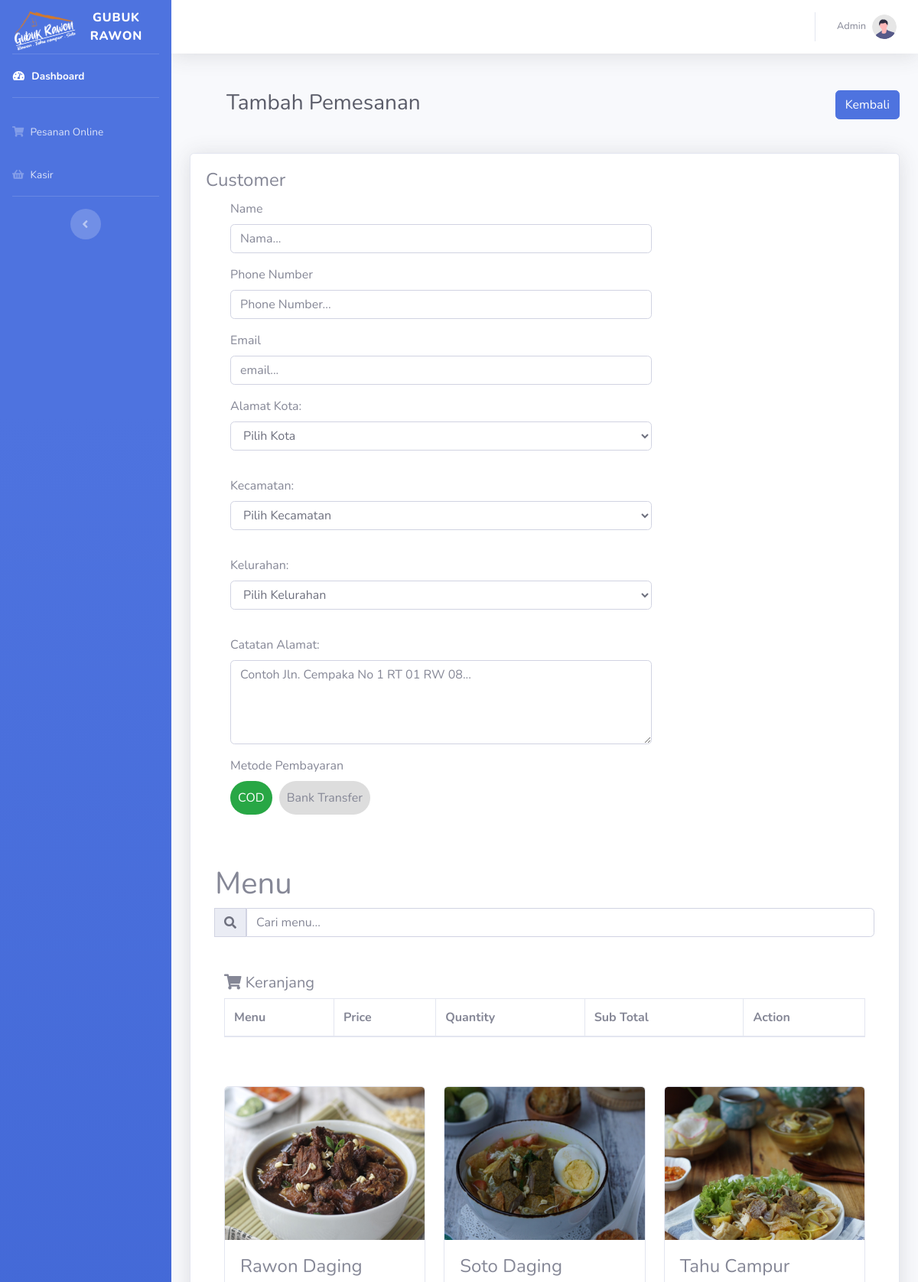
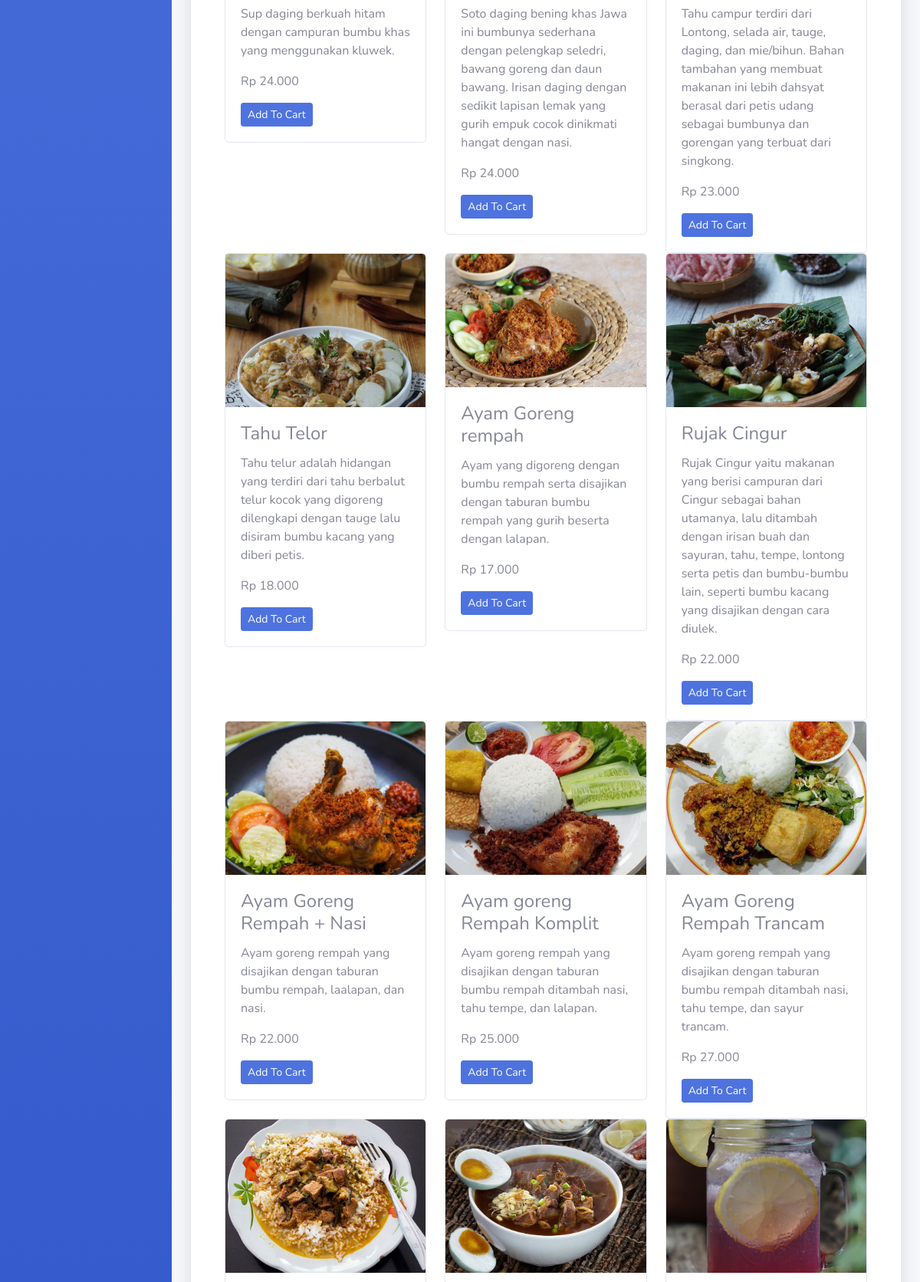
The app's page /admin/insertPemesanan.php (signed in, upper part) with its own data (2 pictures, top to bottom).
### tables this page shows
CREATE TABLE `Menu` (
  `menuID` int(11) NOT NULL,
  `menuName` varchar(30) DEFAULT NULL,
  `price` decimal(10,3) DEFAULT NULL,
  `description` text DEFAULT NULL,
  `imageName` varchar(50) NOT NULL,
  `category` enum('makanan','paket','minuman','lain-lain') NOT NULL
);

### koneksi.php (called while the page is built, shortened)
<?php
class database
{
  var $db_host = "localhost";
  var $db_user = "root";
  var $db_password = "";
  var $db_name = "gubuk_rawon";
  var $koneksi = "";
  public function __construct()
  {
    $this->koneksi = mysqli_connect($this->db_host, $this->db_user, $this->db_password, $this->db_name);
  }
  public function get_all_menu()
  {
    $getMenuQuery = "SELECT * FROM menu";
    $data = mysqli_query($this->koneksi, $getMenuQuery);
    return $data;
  }
}

### admin/insertPemesanan.php (the view, shortened to what this page needs)
<?php
include("layout/navbar.php");
@include('../koneksi.php');
$db = new database();
$resultMenu = $db->get_all_menu();
?>
<div class="container-fluid">
  <a href="index.php" class="btn btn-primary float-right">Kembali</a>
  <form action="request/insertOrder.php" method="post" id="insertForm">
    <h1 class="h3 m-5 text-gray-800">Tambah Pemesanan</h1>
    <div class="card shadow mb-4">
      <div class="card-body">
        <div class="align-item-center row">
          <div class="col-8">
            <h4 class="mb-1">Customer</h4>
          </div>
        </div>
        <div class="container">
          <div class="align-item-center row">
            <div class="col-lg-8 m-2">
              <label for="name">Name</label>
              <input type="text" class="form-control" name="name" placeholder="Nama...">
            </div>
            <div class="col-lg-8 m-2">
              <label for="phoneNumber">Phone Number</label>
              <input type="text" class="form-control" name="phoneNumber" placeholder="Phone Number...">
            </div>
            <div class="col-lg-8 m-2">
              <label for="email">Email</label>
              <input type="text" class="form-control" name="email" placeholder="email...">
            </div>
            <div class="col-lg-8 m-2">
              <label class="form-label">Alamat</label>
              <label for="kota">Kota:</label>
              <select name="kota" id="kota" class="form-control" onchange="populateKecamatan()">
                <option value="">Pilih Kota</option>
              </select>
              <br>
              <label for="kecamatan">Kecamatan:</label>
              <select name="kecamatan" id="kecamatan" class="form-control" onchange="populateKelurahan()">
                <option value="">Pilih Kecamatan</option>
              </select>
              <br>
              <label for="kelurahan">Kelurahan: </label>
              <select name="kelurahan" id="kelurahan" class="form-control" onchange="enableRT()">
                <option value="">Pilih Kelurahan</option>
              </select>
              <br>
              <label for="catatan">Catatan Alamat:</label>
              <textarea id="catatan" class="form-control" name="catatan" rows="4" cols="50" placeholder="Contoh Jln. Cempaka No 1 RT 01 RW 08..."></textarea>
            </div>
            <div class="col-lg-8 m-2">
              <label for="address" class="form-label">Metode Pembayaran</label>
              <br>
              <label class="label-radioButton" for="COD">COD</label>
              <label class="label-radioButton" for="Bank Transfer">Bank Transfer</label>
            </div>
          </div>
        </div>
        <div class="container">
          <div class="align-item-center row pt-5">
            <h1>Menu</h1>
            <div class="input-group ml-auto mb-5">
              <div class="input-group-append">
                <span class="input-group-text"><i class="fas fa-search"></i></span>
              </div>
              <input type="text" id="searchInput" class="form-control" placeholder="Cari menu...">
            </div>
          </div>
          <div class="cart-admin pb-5">
            <h5><i class="fa fa-shopping-cart" aria-hidden="true"></i> Keranjang</h5>
            <table class="cart-show table table-bordered" width="100%">
              <thead>
                <th>Menu</th>
                <th>Price</th>
                <th>Quantity</th>
                <th>Sub Total</th>
                <th>Action</th>
              </thead>
            </table>
          </div>
          <div class="row" id="menuList">
            <?php foreach ($resultMenu as $row) { ?>
              <div class="col-md-4 menu-item" data-name="<?= $row['menuName'] ?>">
                <div class="card" id="menu-list" onclick="addToCart(event)">
                  <div class="menu" data-id="<?= $row['menuID'] ?>" data-name="<?= $row['menuName'] ?>" data-price="<?= $row['price'] ?>">
                    <img src="../assets/img/menu/<?= $row['imageName'] ?>" class="card-img-top" alt="Menu Image" style="max-height: 200px; object-fit: cover;">
                    <div class="card-body menu" data-id="<?= $row['menuID'] ?>" data-name="<?= $row['menuName'] ?>" data-price="<?= $row['price'] ?>">
                      <h4 class="card-title"><?= $row['menuName'] ?></h4>
                      <p class="card-text"><?= $row['description'] ?></p>
                      <p class="card-text mu-menu-price"> Rp <?= $row['price'] ?></p>
                      <button type="button" class="btn btn-primary btn-sm">Add To Cart</button>
                    </div>
                  </div>
                </div>
              </div>
            <?php } ?>
          </div>
        </div>
      </div>
    </div>
  </form>
</div>
<?php
include('layout/footer.php');
?>

### admin/insertPemesanan.php (style rules this page uses)
.label-radioButton { display: inline-block; padding: 10px; margin: 0 5px 10px 0; border-radius: 5px; cursor: pointer; background-color: #ddd; transition: background-color 0.3s ease; }
input[type="radio"]+label { position: relative; }
input[type="radio"]:checked+label { background-color: #007bff; color: #fff; }
input[type="radio"].button-shape+label { border-radius: 25px; background-color: #ddd; }
input[type="radio"].button-shape:checked+label { background-color: #28a745; color: #fff; }
select { width: 100%; padding: 8px 12px; border: 1px solid #ccc; border-radius: 4px; box-sizing: border-box; font-size: 16px; margin-bottom: 10px; }
select option { padding: 8px 12px; }

### records on screen
menu: imageName (picture), menuName "Rawon Daging", description "Sup daging berkuah hitam dengan campuran bumbu khas yang menggunakan kluwek.", price "24.000"
menu: imageName (picture), menuName "Soto Daging", description "Soto daging bening khas Jawa ini bumbunya sederhana dengan pelengkap seledri, bawang goreng dan daun bawang. Irisan daging dengan sedikit lapisan lemak yang gurih empuk cocok dinikmati hangat dengan nasi.", price "24.000"
menu: imageName (picture), menuName "Tahu Campur", description "Tahu campur terdiri dari Lontong, selada air, tauge, daging, dan mie/bihun. Bahan tambahan yang membuat makanan ini lebih dahsyat berasal dari petis udang sebagai bumbunya dan gorengan yang terbuat dari singkong.", price "23.000"
menu: imageName (picture), menuName "Tahu Telor", description "Tahu telur adalah hidangan yang terdiri dari tahu berbalut telur kocok yang digoreng dilengkapi dengan tauge lalu disiram bumbu kacang yang diberi petis.", price "18.000"
menu: imageName (picture), menuName "Ayam Goreng rempah", description "Ayam yang digoreng dengan bumbu rempah serta disajikan dengan taburan bumbu rempah yang gurih beserta dengan lalapan.", price "17.000"
menu: imageName (picture), menuName "Rujak Cingur", description "Rujak Cingur yaitu makanan yang berisi campuran dari Cingur sebagai bahan utamanya, lalu ditambah dengan irisan buah dan sayuran, tahu, tempe, lontong serta petis dan bumbu-bumbu lain, seperti bumbu kacang yang disajikan dengan cara diulek.", price "22.000"
menu: imageName (picture), menuName "Ayam Goreng Rempah + Nasi", description "Ayam goreng rempah yang disajikan dengan taburan bumbu rempah, laalapan, dan nasi.", price "22.000"
menu: imageName (picture), menuName "Ayam goreng Rempah Komplit", description "Ayam goreng rempah yang disajikan dengan taburan bumbu rempah ditambah nasi, tahu tempe, dan lalapan.", price "25.000"
menu: imageName (picture), menuName "Ayam Goreng Rempah Trancam", description "Ayam goreng rempah yang disajikan dengan taburan bumbu rempah ditambah nasi, tahu tempe, dan sayur trancam.", price "27.000"
menu: imageName (picture)
menu: imageName (picture)
menu: imageName (picture)
